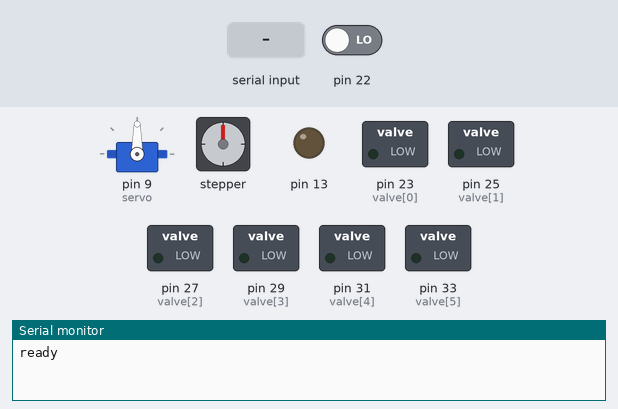
Simulated run of this sketch. Board: Arduino Mega 2560, built with avr-gcc and run on an emulated ATmega2560. Shown: servo, stepper motor, switched loads named in the sketch (green lamp = pin HIGH), output pins drawn as LEDs (lit = HIGH), the last lines printed to the serial monitor. The inputs (shaded band) are chosen by the test bench; at power-on: pin 22 LOW. Stepper angles assume 200 steps per turn.

Above: at 1.3 s.
1.4 s: ":\n" received over Serial
At 1.8 s:
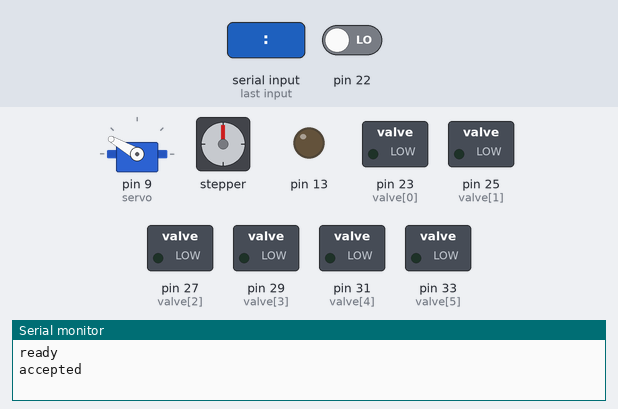
3.7 s: ";\n" received over Serial
At 4.3 s:
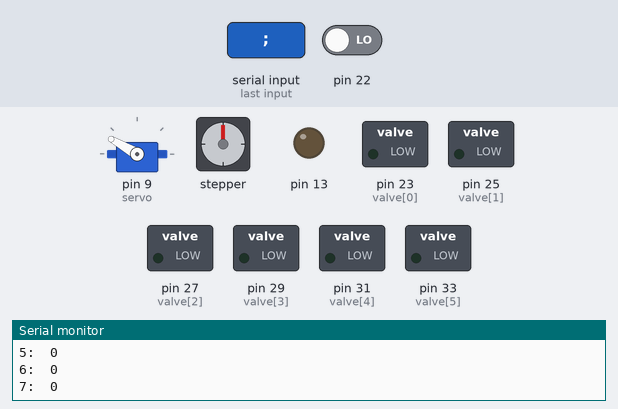
Timing chart, 0 to 6.7 s (numbered marks = the images above; inputs shaded):
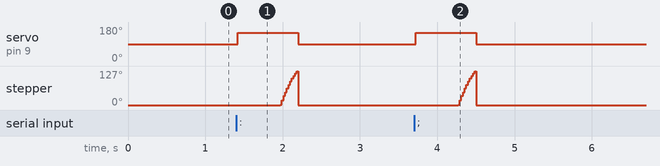

Measured:
- after the input at 1.4 s, servo on pin 9 (servo): 90° → 150° at once, → 90° 0.78 s later; stepper: turns 127° clockwise in 0.21 s, then 127° counter-clockwise in 0.00 s
- after the input at 3.7 s, servo on pin 9 (servo): 90° → 150° at once, → 90° 0.78 s later; stepper: turns 127° clockwise in 0.21 s, then 127° counter-clockwise in 0.00 s

The sketch:

main.ino
```cpp
#include <Servo.h>
#include <AFMotor.h>

#define ACCEL_STEPS 15
#define LEFT 0
#define MIDDLE 1
#define RIGHT 2

#define HOME 0
#define SERVO 0
#define SERVO_HIGH 60
#define SERVO_LOW 150
#define DEBUG 1
// 0:12;5:32;11:1;2:10;          // test string
// 3:1;7:2;8:2;9:2;10:2;11:2;12:2;
boolean drinkAvaiable = false;
volatile boolean isHome=true, isFirst=true; // whether the string is complete
int drink[13];
int  valve []= {
  23,25,27,29,31,33};

AF_Stepper motor(200, 1);
Servo servo;

void setup()
{
  // initialize serial:
  if(isFirst)
  {
    Serial.begin(9600);
    //int_bfr.reserve(10);
    servo.attach(9);
    motor.setSpeed(120); // 10 rpm
    motor.release();

    for(int i=0; i<6; i++)
    {
      pinMode(valve[i],OUTPUT);
    }

    //    attachInterrupt(5, setHome, FALLING);
    pinMode(13, OUTPUT);
    digitalWrite(13,LOW);
    pinMode(22, INPUT);

  }

  clearDrink();

  delay(100);
  Serial.println("ready");
  //  servo.write(SERVO_LOW);
  //  delay(100);
}

void loop()
{
  if (drinkAvaiable)
  {
    servo.write(SERVO_LOW);
    slowDown(BACKWARD, false);
    delay(500);
#ifdef DEBUG
    printDrink();
#endif
    for(int i=0; i<7; i++)
    {
      if(drink[i]==0) continue;
      isHome=false;
      Serial.println(i+1);
      driveTo(i+1);
      Serial.println("there");
      dispense(SERVO, drink[i]);
      Serial.println("filled");
    }
    driveTo(HOME);
    Serial.println(HOME);
    for(int i=7; i<13; i++)
    {
      if(!drink[i]) continue;
      dispense(i, drink[i]);
    }
    Serial.println("done");
    Serial.flush();
    drinkAvaiable = isFirst= false;
    asm volatile (" jmp 0x0");
  }
}

void serialEvent()
{
  String int_bfr = "";
  clearDrink();
  uint8_t pos;
  Serial.println("accepted");
  delay(10);
  while (Serial.available()>0)
  {
    char inChar = (char) Serial.read();

    if(isDigit(inChar))
    {
      int_bfr += (char) inChar;
    }
    else if (inChar == '\n')
    {
      drinkAvaiable = true;
      return;
    }
    else
    {
      if(inChar==':')
      {
        pos = int_bfr.toInt();
      }
      else if(inChar==';')
      {
        drink[pos] = int_bfr.toInt();
      }
      int_bfr = "";
    }
    delay(10);

  }
}

void clearDrink()
{
  for(int i=0; i<13; i++)
  {
    drink[i]=0;
  }
}

void printDrink()
{
  Serial.println("----------------------------");
  for(int i=0; i<13; i++)
  {
    Serial.print(i);
    Serial.print(":\t");
    Serial.println(drink[i]);
  }
  Serial.println();
}

//void driveTo(uint8_t pos)
//{
//  static uint8_t actual=HOME;
//  int tmp=pos-actual;
//  if(tmp<0)
//  {
//    tmp *= -1;
//  }
//  delay(1000);
//#ifdef DEBUG
//  Serial.print("Driving ");
//  Serial.print(tmp);
//  Serial.print(" steps to: ");
//  Serial.print(pos);
//  for(int i=0; i<30; i++)
//  {
//    delay(tmp*30);
//    Serial.print('.');
//  }
//#endif
//  actual=pos;
//}

void dispense(uint8_t pos, uint8_t amount)
{
  if(pos==SERVO)
  {
    for(int i=0; i<amount; i+=2)
    {
      for(int val = SERVO_LOW; val>=SERVO_HIGH; val--)
      {
        servo.write(val);
        delay(10);
      }
      delay(3000);
      for(int val = SERVO_HIGH; val < SERVO_LOW; val++)
      {
        servo.write(val);
        delay(10);
      }
      if(amount>i+2)
        delay(2800);
      delay(200);
    }
  }
  else
  {
    digitalWrite(valve[pos-7],HIGH);
    delay(400*amount);
    digitalWrite(valve[pos-7],LOW);
  }
}

void accelerate(int dir)
{
  for(int i=1;i<=ACCEL_STEPS;i++)
  {
    motor.setSpeed(i*10);
    motor.step(8, dir, SINGLE);
    //      delay(5);
  }
}
void brake(int dir)
{
  for(int i=ACCEL_STEPS; i>0; i--)
  {
    motor.setSpeed(i*10);
    motor.step(8, dir, SINGLE);
    //      delay(5);
  }
  delay(5);
  motor.release();
}
void slowDown(int dir, boolean acc)
{
  int tmp = digitalRead(22);
  if(acc)
  {
    for(int i=ACCEL_STEPS; i>6; i--)
    {
      motor.setSpeed(i*10);
      motor.step(8, dir, SINGLE);
      //      delay(5);
    }
  }
  else
    motor.setSpeed(60);
  while(tmp==HIGH)
  {
    motor.step(2, dir, SINGLE);
    tmp = digitalRead(22);
  }
  isHome = true;
  motor.release();
}
void drive(int mm, int dir)
{
  mm=mm-57;
  float forward_factor=3.6;
  float backward_factor=3.7;
  if(dir==FORWARD)
  {
    motor.step(forward_factor*mm, dir, SINGLE);
  }
  if(dir==BACKWARD)
  {
    motor.step(backward_factor*mm, dir, SINGLE);
  }

}
void driveTo(uint8_t pos)
{
  static int abs_pos=HOME;
  int dist=0;
  switch(pos)
  {
  case HOME:
    dist=abs_pos-10;
    break;
  case 1:
    dist=155-abs_pos;
    abs_pos=155;
    break;
  case 2:
    dist=290-abs_pos;
    abs_pos=290;
    break;
  case 3:
    dist=425-abs_pos;
    abs_pos=425;
    break;
  case 4:
    dist=560-abs_pos;
    abs_pos=560;
    break;
  case 5:
    dist=695-abs_pos;
    abs_pos=695;
    break;
  case 6:
    dist=830-abs_pos;
    abs_pos=830;
    break;
  case 7:
    dist=965-abs_pos;
    abs_pos=965;
    break;
  }
  int dir=FORWARD;
  if(pos==HOME)
  {
    if(!isHome)
    {
      dir=BACKWARD;
      accelerate(dir);
      drive(dist, dir);
    }
    //    brake(dir);
    slowDown(dir, true);
  }
  else
  {
    accelerate(dir);
    drive(dist, dir);
    brake(dir);
  }
}
//
//void setHome(void)
//{
//  Serial.println("int");
//  isHome = true;
//  motor.setSpeed(0);
//  motor.release();
//}
```
